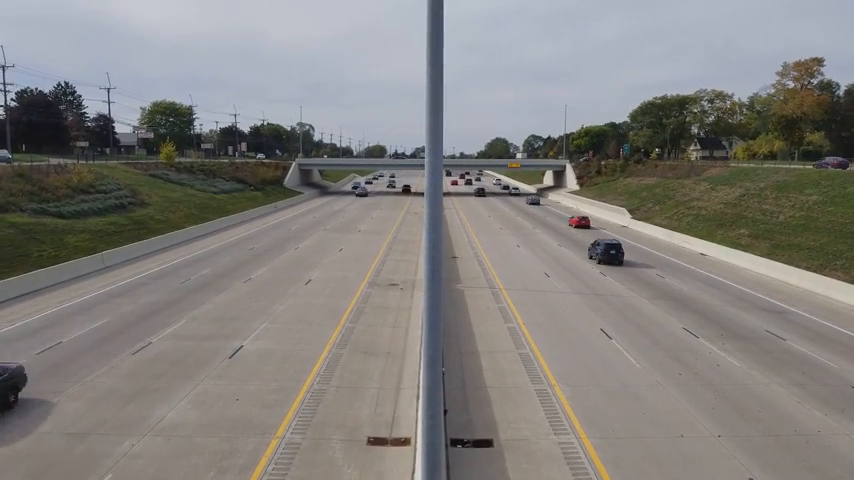
#> input picture frame 74 of assets/video2.mp4, 854 x 480 px
$ jupyter execute prova.ipynb   (older library calls are emulated)
#> lines starting #> are read from the running program, lines starting #| are printed output that depends on the picture; after the words box and inside, x2 and y2 are one past the last pixel; in counts of white or black regions, pixels touching at a corner belong together; pictures that were not available may be replaced by others from this repository, and a replacement may not be noted
- Read the video

[cell 1]
import cv2
import numpy as np
import matplotlib.pyplot as plt

- Display it

[cell 2]
video = cv2.VideoCapture('/home/davide/Desktop/drones/assets/video2.mp4')

if (video.isOpened()== False):
  print("Error opening video stream or file")

while (video.isOpened()):
  ret, frame = video.read()
#> frame is the input picture: shape (480, 854, 3); mean B, G, R 125.6, 128.2, 130.5
  if ret == True:
    cv2.imshow('Frame',frame)
    if cv2.waitKey(25) & 0xFF == ord('q'):
#> (key q is pressed here)
      break

  # Break the loop
  else:
    break

video.release()

# Closes all the frames
cv2.destroyAllWindows()

- Background extractor

[cell 3]
video = cv2.VideoCapture('/home/davide/Desktop/drones/assets/video.mp4')

fgbg1 = cv2.createBackgroundSubtractorKNN();
fgbg2 = cv2.createBackgroundSubtractorMOG2();
if (video.isOpened()== False):
  print("Error opening video stream or file")

while (video.isOpened()):
  ret, frame = video.read()
  if ret == True:
    blur = cv2.GaussianBlur(frame,(5,5),0)
    fgmask1 = fgbg1.apply(cv2.cvtColor(blur, cv2.COLOR_BGR2GRAY))
#> fgmask1: shape (480, 854); every value is 255
    # fgmask1 = fgbg1.apply(frame)
    cv2.imshow('Frame',fgmask1)
    if cv2.waitKey(25) & 0xFF == ord('q'):
#> (key q is pressed here)
      break

  # Break the loop
  else:
    break

video.release()

# Closes all the frames
cv2.destroyAllWindows()

- Edge detection

[cell 4]
video = cv2.VideoCapture('/home/davide/Desktop/drones/assets/video2.mp4')

if (video.isOpened()== False):
  print("Error opening video stream or file")

while (video.isOpened()):
  ret, frame = video.read()
  if ret == True:
    hsv = cv2.cvtColor(frame, cv2.COLOR_BGR2HSV)
#> hsv: shape (480, 854, 3); mean H, S, V 50.4, 35.8, 136.5
    sobelx = cv2.Sobel(frame,cv2.CV_64F,1,0,ksize=5)
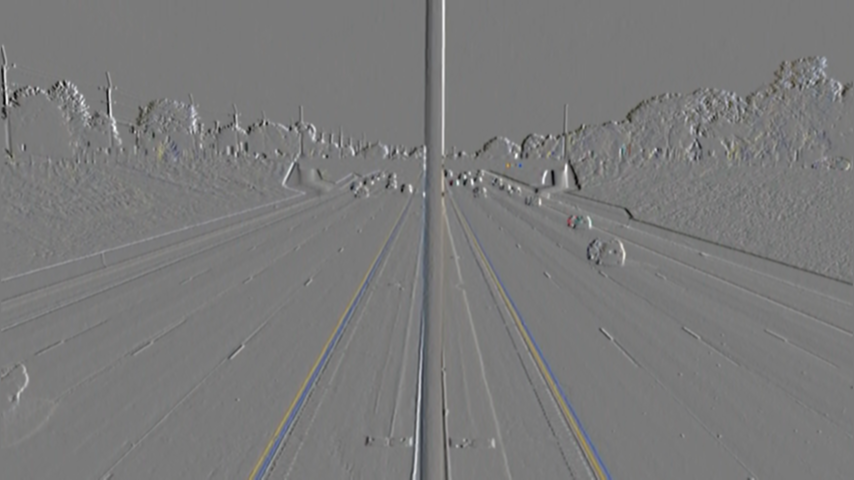
#> sobelx: shape (480, 854, 3) float64; mean B, G, R 0.7, 1.9, 2.2; drawn with min black and max white
    sobely = cv2.Sobel(frame,cv2.CV_64F,0,1,ksize=5)
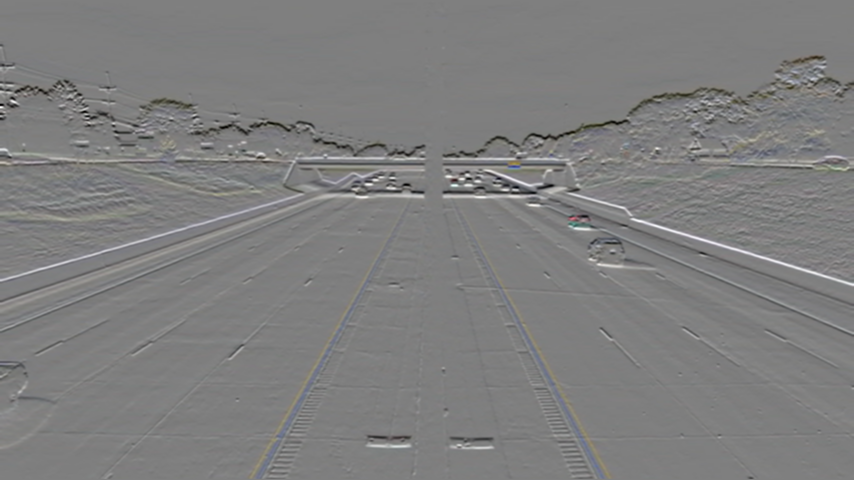
#> sobely: shape (480, 854, 3) float64; mean B, G, R -20.8, -15.6, -11.6; drawn with min black and max white
    laplacian = cv2.Laplacian(frame,cv2.CV_64F)
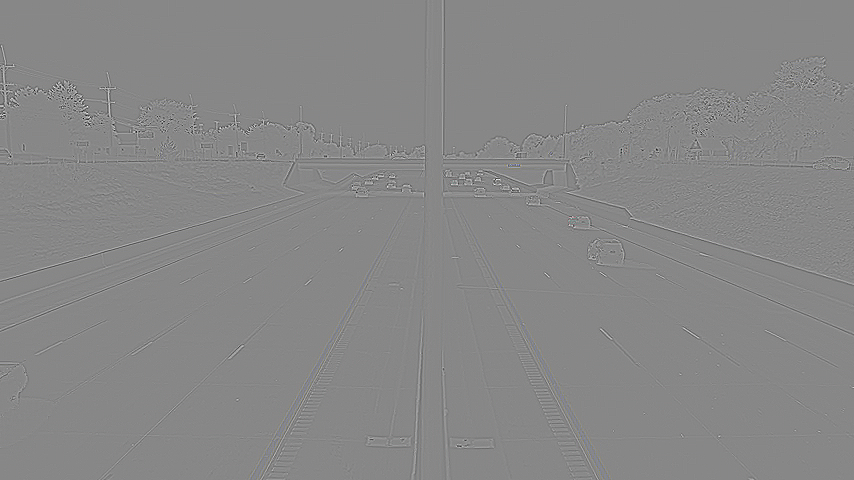
#> laplacian: shape (480, 854, 3) float64; mean B, G, R 0, 0, 0; drawn with min black and max white

    # cv2.imshow('Frame',sobelx)
    cv2.imshow('Frame',sobely)
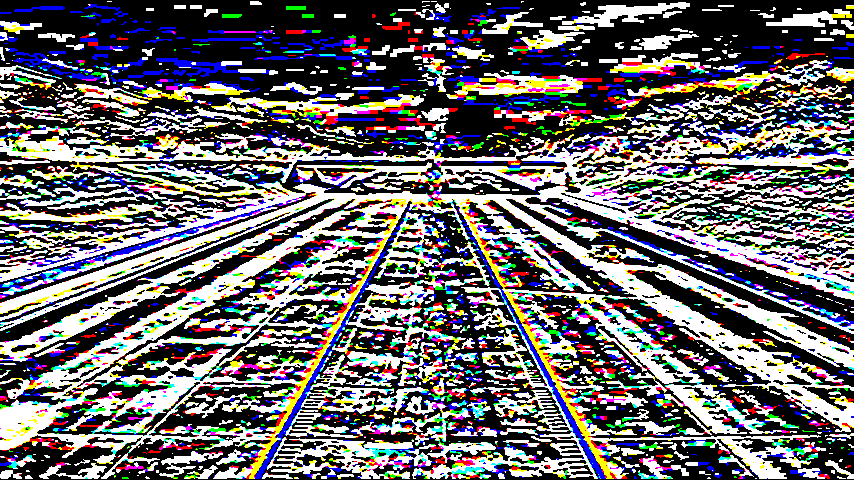
#> window 'Frame': shape (480, 854, 3); mean B, G, R 106.8, 104, 106.8
    # cv2.imshow('Frame',laplacian)
    if cv2.waitKey(25) & 0xFF == ord('q'):
#> (key q is pressed here)
      break

  # Break the loop
  else:
    break

video.release()

# Closes all the frames
cv2.destroyAllWindows()

- Mask creation

[cell 5]
video = cv2.VideoCapture('/home/davide/Desktop/drones/assets/video2.mp4')

lower_bound = np.array([80, 80, 80])
upper_bound = np.array([225, 225, 225])

if (video.isOpened()== False):
  print("Error opening video stream or file")

while (video.isOpened()):
  ret, frame = video.read()
  if ret == True:
    mask = cv2.inRange(frame, lower_bound, upper_bound)
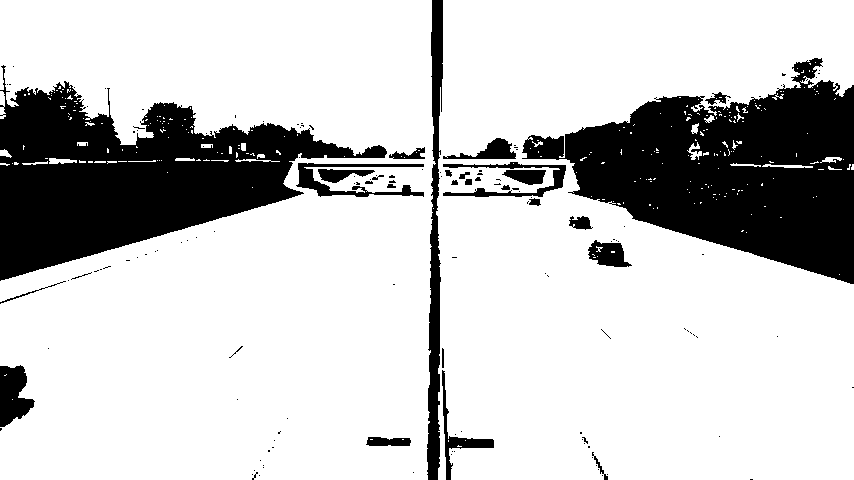
#> mask: shape (480, 854); 78.2% white; 144 black regions (115 under 20 px), largest, box (x1, y1, x2, y2) and area: (522, 58, 854, 284) 39298, (0, 65, 387, 281) 36778, (427, 0, 443, 480) 4452

    masked = cv2.bitwise_and(frame, frame, mask=mask)
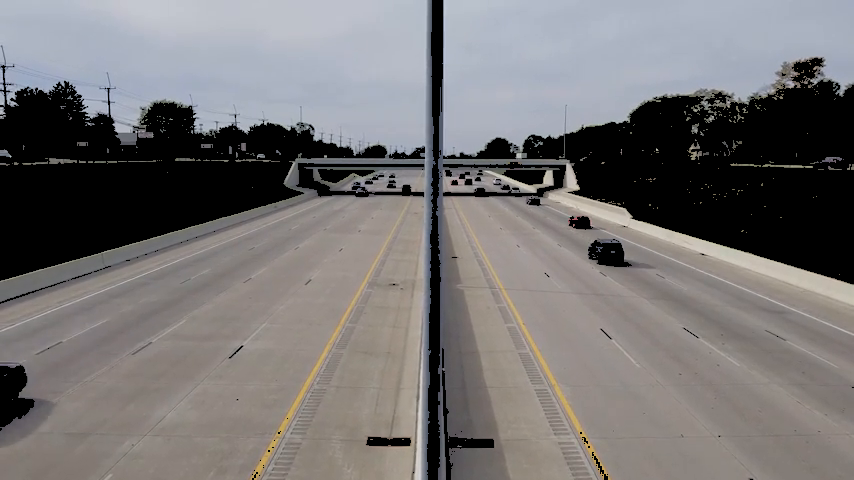
#> masked: shape (480, 854, 3); mean B, G, R 115.3, 115.1, 117.5

    # cv2.imshow('Frame',sobelx)
    cv2.imshow('Frame',masked)
    # cv2.imshow('Frame',laplacian)
    if cv2.waitKey(25) & 0xFF == ord('q'):
#> (key q is pressed here)
      break

  # Break the loop
  else:
    break

video.release()

# Closes all the frames
cv2.destroyAllWindows()

- Green Mask

[cell 6]
video = cv2.VideoCapture('/home/davide/Desktop/drones/assets/test.mp4')

lower_bound = np.array([35, 50, 50])
upper_bound = np.array([85, 255, 255])

if (video.isOpened()== False):
  print("Error opening video stream or file")

while (video.isOpened()):
  ret, frame = video.read()
  if ret == True:
    hsv = cv2.cvtColor(frame, cv2.COLOR_BGR2HSV)
    mask = cv2.inRange(hsv, lower_bound, upper_bound)
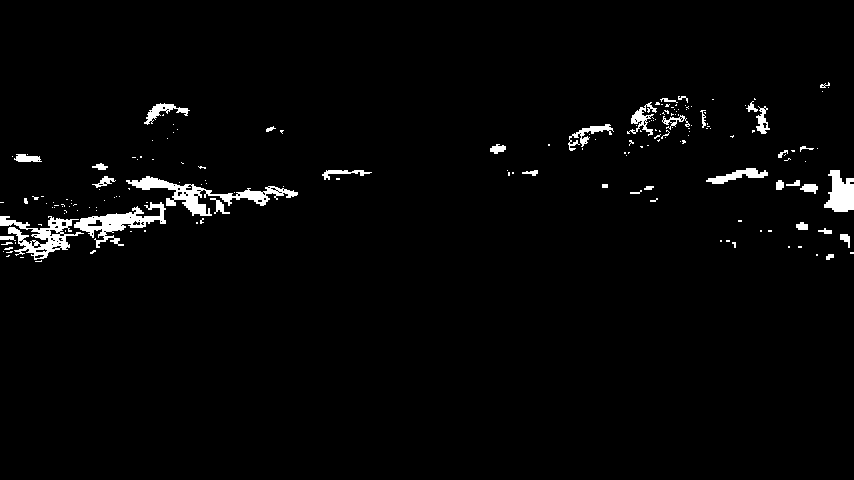
#> mask: shape (480, 854); 2.3% white; 181 white regions (142 under 20 px), largest, box (x1, y1, x2, y2) and area: (126, 176, 298, 216) 1743, (0, 216, 84, 260) 1360, (74, 202, 166, 248) 1358

    masked = cv2.bitwise_and(frame, frame, mask=mask)
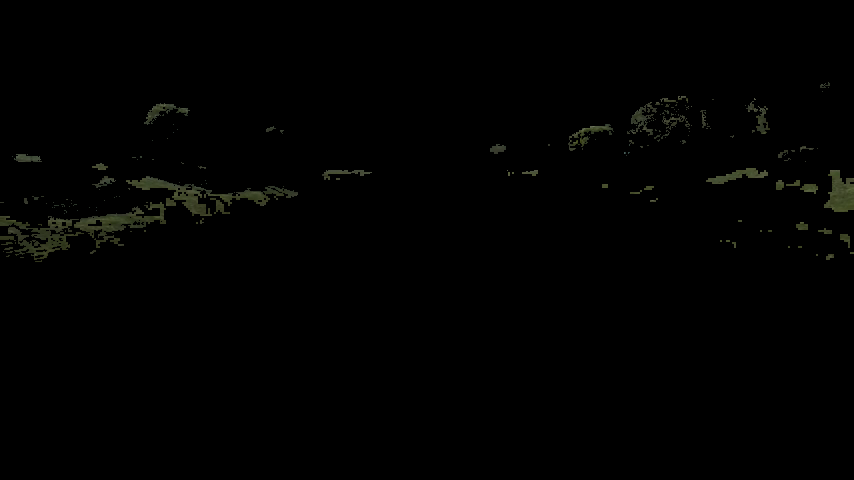
#> masked: shape (480, 854, 3); mean B, G, R 1, 1.5, 1.4

    # cv2.imshow('Frame',sobelx)
    cv2.imshow('Frame',masked)
    # cv2.imshow('Frame',laplacian)
    if cv2.waitKey(25) & 0xFF == ord('q'):
#> (key q is pressed here)
      break

  # Break the loop
  else:
    break

video.release()

# Closes all the frames
cv2.destroyAllWindows()

- MASkerin

[cell 7]
video = cv2.VideoCapture('/home/davide/Desktop/drones/assets/test.mp4')

if (video.isOpened()== False):
  print("Error opening video stream or file")

image = None

while (video.isOpened()):
  ret, frame = video.read()
  image = frame
  break
video.release()

# Convert the synthetic image to a format suitable for k-NN (e.g., 2D array)
pixel_values = image.reshape(-1, 3).astype(np.float32)

# Define the number of clusters (segments)
k = 3

# Define the criteria for k-means
criteria = (cv2.TERM_CRITERIA_EPS + cv2.TERM_CRITERIA_MAX_ITER, 100, 0.2)

# Apply k-NN segmentation
_, labels, centers = cv2.kmeans(pixel_values, k, None, criteria, 10, cv2.KMEANS_RANDOM_CENTERS)
#> centers = [[127.1, 132.5, 140.2], [51.2, 62.26, 61.86], [192.1, 180.9, 175.1]]

# convert back to 8 bit values
centers = np.uint8(centers)
#> centers = [[127, 132, 140], [51, 62, 61], [192, 180, 175]]

# flatten the labels array
labels = labels.flatten()

# convert all pixels to the color of the centroids
segmented_image = centers[labels.flatten()]

# reshape back to the original image dimension
segmented_image = segmented_image.reshape(image.shape)
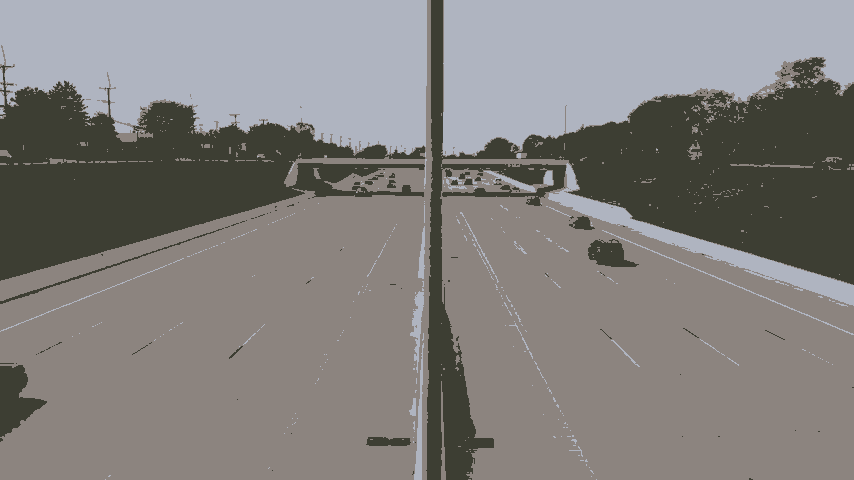
#> segmented_image: shape (480, 854, 3); mean B, G, R 125.5, 127.6, 130.2

# Display the segmented image
cv2.imshow("Porco dio", segmented_image)
cv2.waitKey(0)
cv2.destroyAllWindows()

$ run again, starting later in the video
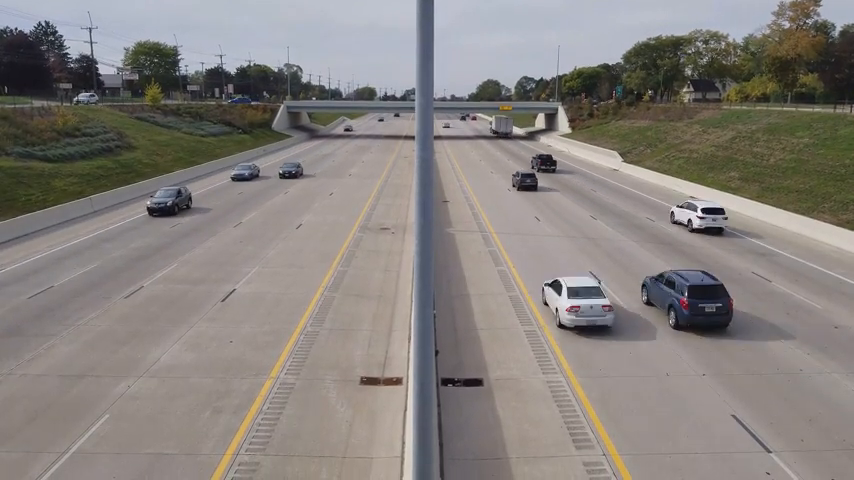
#> input picture frame 333 of assets/video2.mp4, 854 x 480 px
#> frame is the input picture: shape (480, 854, 3); mean B, G, R 125.4, 129.2, 134.4
#> fgmask1: shape (480, 854); every value is 255
#> hsv: shape (480, 854, 3); mean H, S, V 46.3, 34.5, 138
#> `mask = cv2.inRange(frame, lower_bound, upper_bound)`:
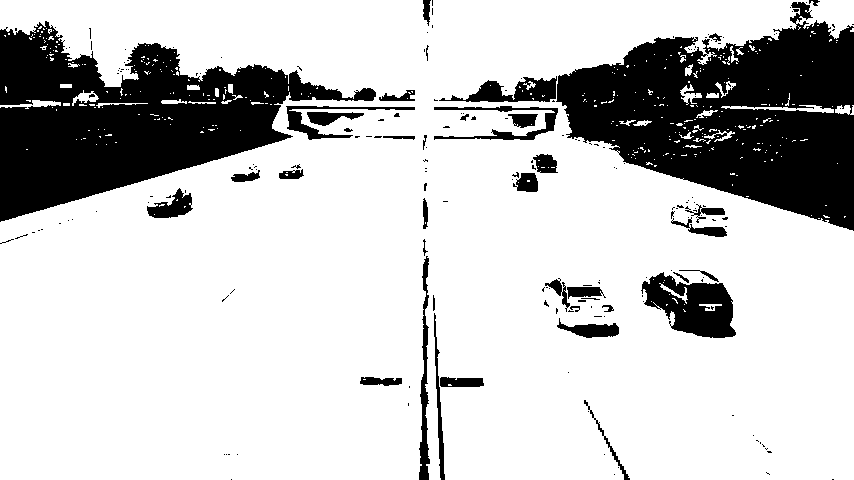
#> mask: shape (480, 854); 78.2% white; 204 black regions (164 under 20 px), largest, box (x1, y1, x2, y2) and area: (556, 2, 854, 231) 38925, (0, 21, 376, 222) 34694, (641, 272, 736, 338) 3684
#> `_, labels, centers = cv2.kmeans(pixel_values, k, None, criteria, 10, c..`: centers = [[58.43, 68.37, 69.18], [136.8, 140.9, 149.9], [194, 185.8, 183.8]]
#> `centers = np.uint8(centers)`: centers = [[58, 68, 69], [136, 140, 149], [194, 185, 183]]
#> `segmented_image = segmented_image.reshape(image.shape)`:
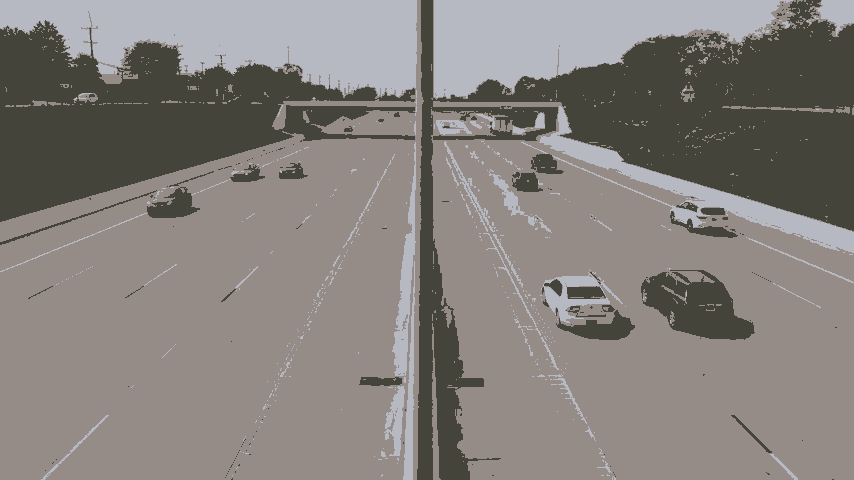
#> segmented_image: shape (480, 854, 3); mean B, G, R 124.9, 128.4, 133.7

$ run again, starting later in the video
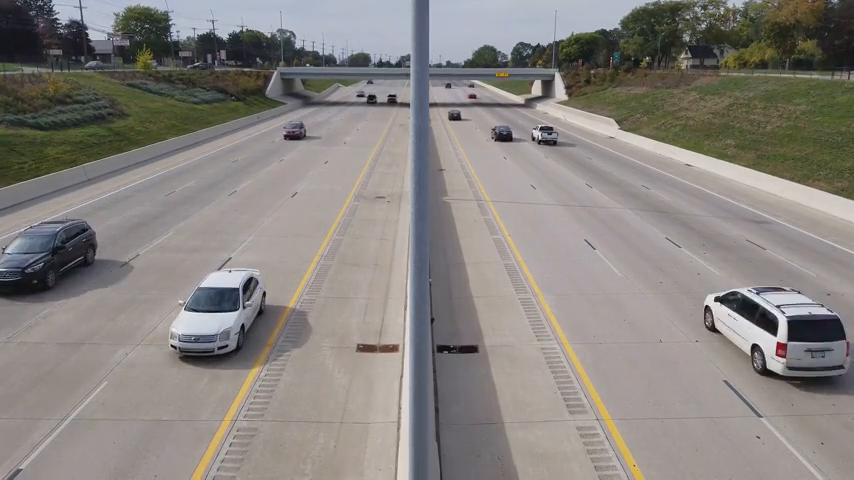
#> input picture frame 593 of assets/video2.mp4, 854 x 480 px
#> frame is the input picture: shape (480, 854, 3); mean B, G, R 127.6, 131.3, 135.8
#> fgmask1: shape (480, 854); every value is 255
#> hsv: shape (480, 854, 3); mean H, S, V 50.7, 32.4, 139.2
#> `mask = cv2.inRange(frame, lower_bound, upper_bound)`:
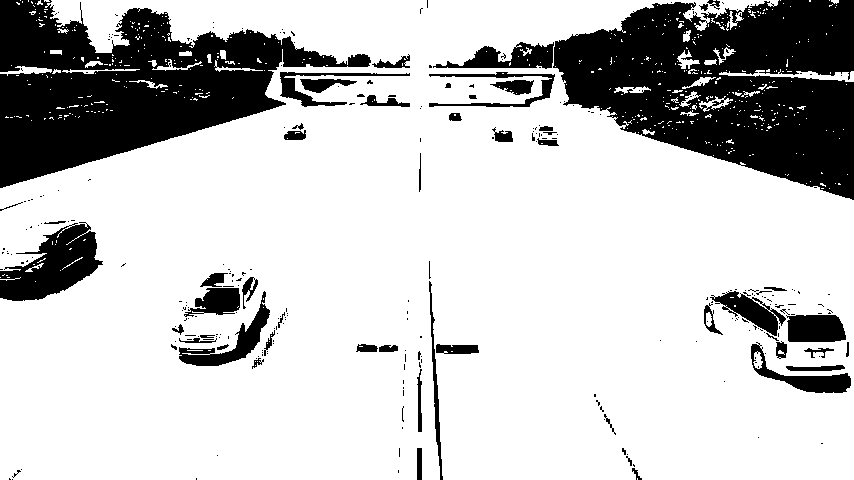
#> mask: shape (480, 854); 77.3% white; 289 black regions (234 under 20 px), largest, box (x1, y1, x2, y2) and area: (553, 0, 854, 200) 38517, (0, 0, 371, 188) 33564, (0, 222, 103, 301) 4411
#> `_, labels, centers = cv2.kmeans(pixel_values, k, None, criteria, 10, c..`: centers = [[157.1, 159.5, 166.5], [105.3, 105.2, 106.4], [48.62, 59.88, 58.78]]
#> `centers = np.uint8(centers)`: centers = [[157, 159, 166], [105, 105, 106], [48, 59, 58]]
#> `segmented_image = segmented_image.reshape(image.shape)`:
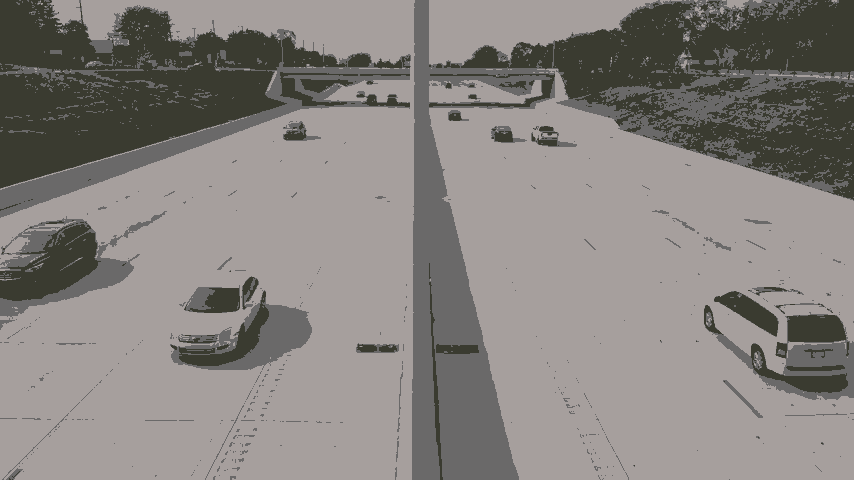
#> segmented_image: shape (480, 854, 3); mean B, G, R 127.3, 130.8, 135.3
